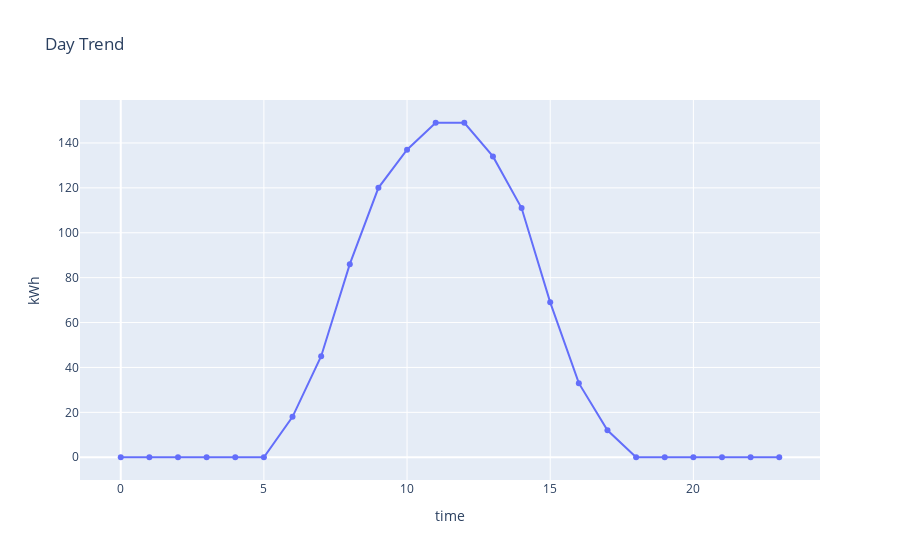

The notebook cell this image was saved under:
### Markdown cell above
- 加入 Marker

### Code cell
import plotly.express as px
import pandas as pd

df = pd.DataFrame(dict(
    time = data['hour'],
    kWh = data['total_e']
))
fig = px.line(df, x="time", y="kWh", title="Day Trend", markers=True)
fig.show()

### Figure 1 — Plotly figure (JSON) as saved in the notebook; plotly's stock layout.template omitted (floating-point values rounded to 4 significant figures)
{"data": [{"hovertemplate": "time=%{x}<br>kWh=%{y}<extra></extra>", "legendgroup": "", "line": {"color": "#636efa", "dash": "solid"}, "marker": {"symbol": "circle"}, "mode": "lines+markers", "name": "", "orientation": "v", "showlegend": false, "type": "scatter", "x": [0, 1, 2, 3, 4, 5, 6, 7, 8, 9, 10, 11, 12, 13, 14, 15, 16, 17, 18, 19, 20, 21, 22, 23], "xaxis": "x", "y": [0, 0, 0, 0, 0, 0, 18, 45, 86, 120, 137, 149, 149, 134, 111, 69, 33, 12, 0, 0, 0, 0, 0, 0], "yaxis": "y"}], "layout": {"autosize": true, "legend": {"tracegroupgap": 0}, "title": {"text": "Day Trend"}, "xaxis": {"anchor": "y", "autorange": true, "domain": [0, 1], "range": [-1.487, 24.49], "title": {"text": "time"}, "type": "linear"}, "yaxis": {"anchor": "x", "autorange": true, "domain": [0, 1], "range": [-12.3, 161.3], "title": {"text": "kWh"}, "type": "linear"}}}
